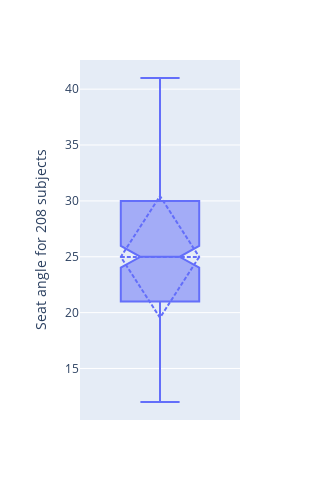

Notebook code cell kept with this figure:
### Code cell
fig = px.box(df_ratings_all,  y= 'Seat_angle', notched = True,  )
             #color = 'Weight_status')
# Setting boxmean="sd" displays both the mean (dashed line) and standard deviation (filled area)
fig.update_traces(
    marker_line_color="black", # Sets the color of the lines bounding the box
    boxmean="sd",              # Sets the mean marker to a standard deviation shape
    selector=dict(type='box')
)

fig.update_layout(width=300, height=500, yaxis_title = 'Seat angle for 208 subjects')
fig.show();

### Figure 1 — Plotly figure (JSON) as saved in the notebook; plotly's stock layout.template omitted (floating-point values rounded to 4 significant figures; data arrays with more than 128 entries replaced by an {"elided": "..."} marker saying what was removed)
{"data": [{"alignmentgroup": "True", "boxmean": "sd", "hovertemplate": "Seat_angle=%{y}<extra></extra>", "legendgroup": "", "marker": {"color": "#636efa", "line": {"color": "black"}}, "name": "", "notched": true, "offsetgroup": "", "orientation": "v", "showlegend": false, "type": "box", "x0": " ", "xaxis": "x", "y": {"elided": "208 float values"}, "y0": " ", "yaxis": "y"}], "layout": {"boxmode": "group", "height": 500, "legend": {"tracegroupgap": 0}, "margin": {"t": 60}, "width": 300, "xaxis": {"anchor": "y", "domain": [0, 1]}, "yaxis": {"anchor": "x", "domain": [0, 1], "title": {"text": "Seat angle for 208 subjects"}}}}
